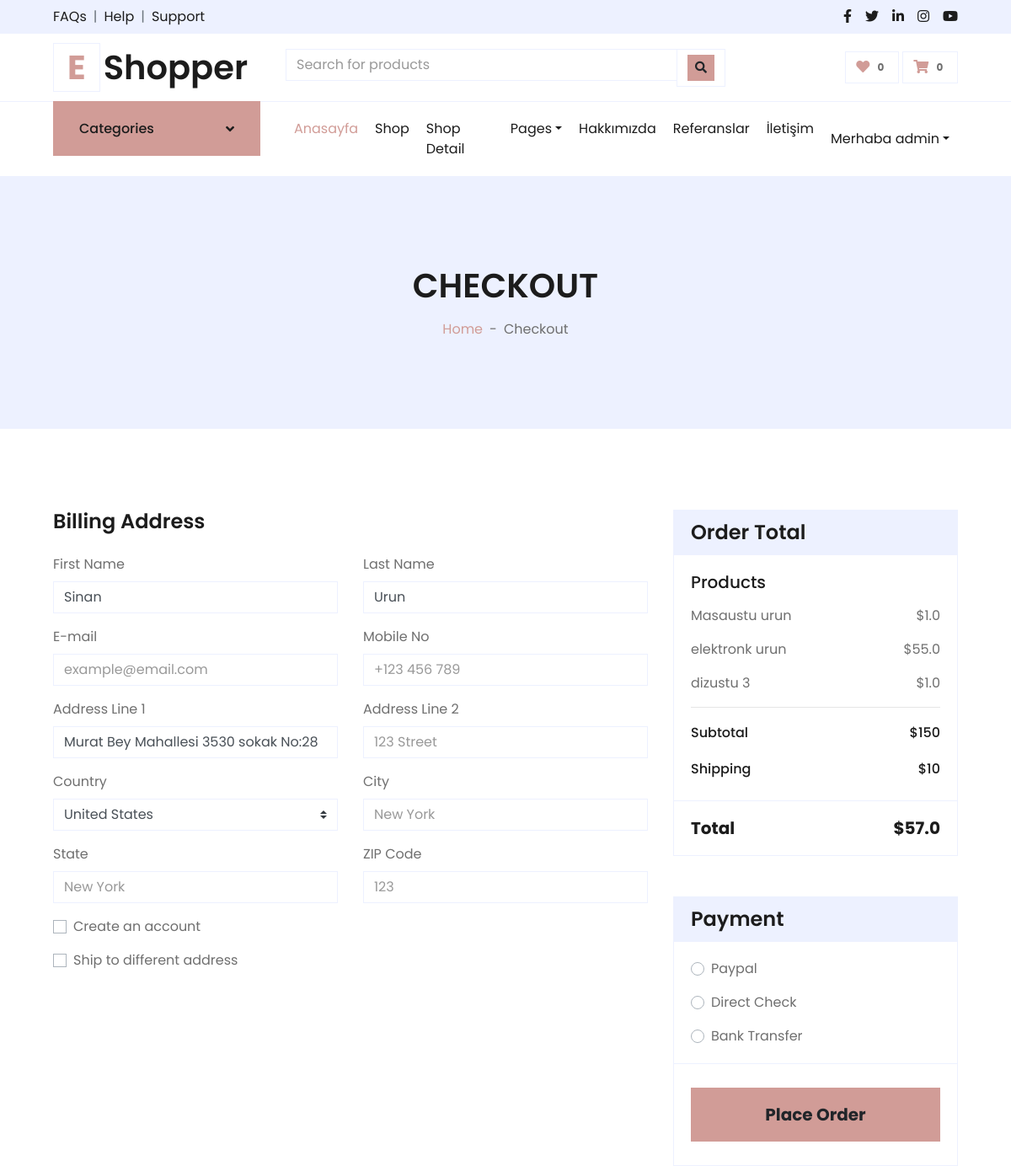
The app's page /order/orderproduct/ (signed in, upper part), older data.
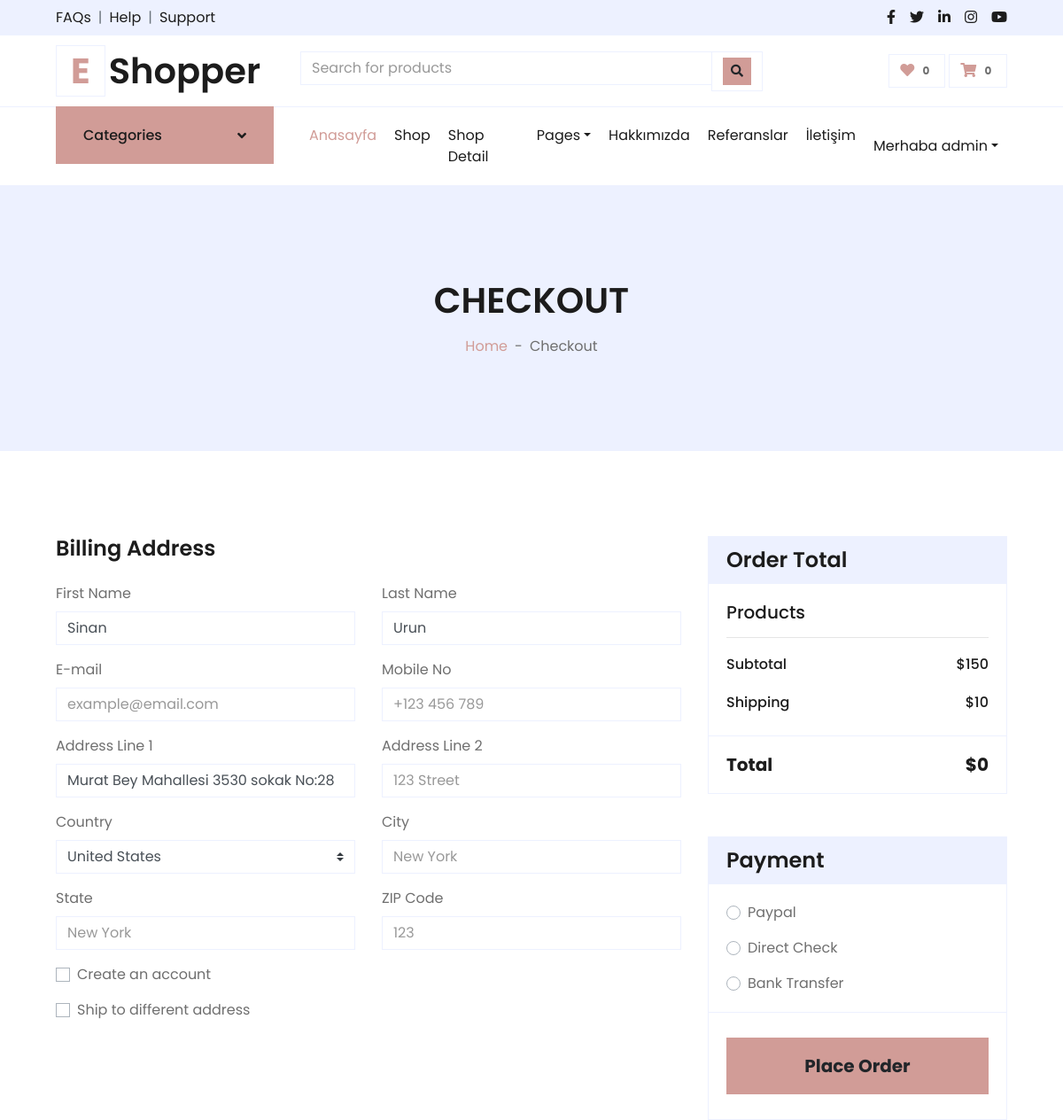
The same page, newer data.
### order/models.py (models this page shows)
class ShopCart(models.Model):
    user = models.ForeignKey(User, on_delete=models.SET_NULL, null=True)
    product = models.ForeignKey(Product, on_delete=models.SET_NULL, null=True)
    quantity = models.IntegerField()
    def __str__(self):
        return self.product.title
    @property
    def price(self):
        return (self.product.price)
    @property
    def amount(self):
        return (self.quantity * self.product.price)

### product/models.py (models this page shows, shortened)
class Product(models.Model):
    STATUS = (
        ('True', 'Evet'),
        ('False', 'Hayir'),
    )
    category = models.ForeignKey(Category, on_delete=models.CASCADE) #many to one relation with Category
    title = models.CharField(max_length=150)
    keywords = models.CharField(blank=True,max_length=255)
    description = models.TextField(blank=True,max_length=255)
    image=models.ImageField(blank=True, upload_to='images/')
    price= models.FloatField()
    amount=models.IntegerField(default=0)
    detail=RichTextUploadingField()
    status=models.CharField(max_length=10,choices=STATUS)
    create_at=models.DateTimeField(auto_now_add=True)
    update_at=models.DateTimeField(auto_now=True)
    slug = models.SlugField(null=False, unique=True)
    def image_tag(self):
        return mark_safe('<img src="{}" height="50"/>'.format(self.image.url))
    image_tag.short_descripion = 'Image'

### order/views.py (the view, shortened to what this page needs)
# urls.py: path('orderproduct/', views.orderproduct, name='orderproduct'),
def orderproduct(request):
    category = Category.objects.all()
    current_user = request.user
    shopcart = ShopCart.objects.filter(user_id=current_user.id)
    total = 0
    for rs in shopcart:
        total += rs.price * rs.quantity
    form = OrderForm()
    profile = UserProfile.objects.get(user_id=current_user.id)
    context = {'shopcart': shopcart,
               'category': category,
               'total': total,
               'form': form,
               'profile': profile,
               }
    return render(request, 'order_form.html', context)

### order/models.py
class OrderForm(ModelForm):
    class Meta:
        model = Order
        fields = ['first_name','last_name','address','phone','city','country']

### order/templates/order_form.html (shortened to what the changed rows need)
{% extends 'homebase.html' %}
{% block body %}
    <div class="container-fluid bg-secondary mb-5">
        <div class="d-flex flex-column align-items-center justify-content-center" style="min-height: 300px">
            <h1 class="font-weight-semi-bold text-uppercase mb-3">Checkout</h1>
        </div>
    </div>
<form action="" method="post">
    <div class="container-fluid pt-5">
        <div class="row px-xl-5">
            <div class="col-lg-4">
                <div class="card border-secondary mb-5">
                    <div class="card-body">
                        {% for urun in shopcart %}
                        <div class="d-flex justify-content-between">
                            <p>{{  urun}}</p>
                            <p>${{  urun.amount }}</p>
                        </div>
                        {%  endfor %}
                    </div>
                    <div class="card-footer border-secondary bg-transparent">
                        <div class="d-flex justify-content-between mt-2">
                            <h5 class="font-weight-bold">Total</h5>
                            <h5 class="font-weight-bold">${{ total }}</h5>
                        </div>
                    </div>
                </div>
            </div>
        </div>
    </div>
</form>
{% endblock %}

Row changes from the older to the newer data that the page shows:
removed ShopCart: product.title "Masaustu urun", amount "1.0"
removed ShopCart: product.title "elektronk urun", amount "55.0"
removed ShopCart: product.title "dizustu 3", amount "1.0"
Text that changed along with them:
{{ total }}: "57.0" → "0"
